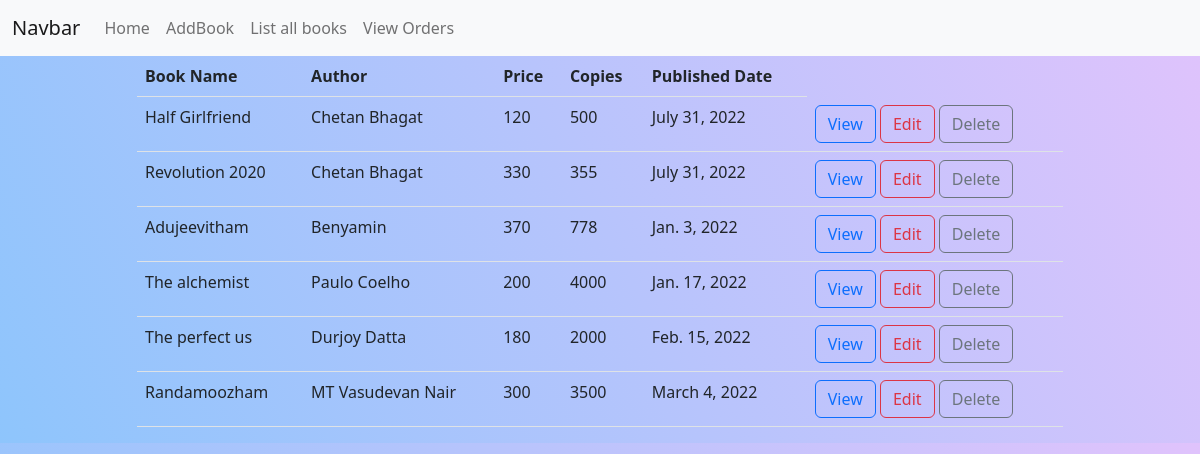
The page /owner/books/all (signed in) on the database its author committed.
### owner/models.py (models this page shows, shortened)
class Books(models.Model):
 book_name= models.CharField(max_length=120,unique=True)
 author=models.CharField(max_length=100)
 price=models.PositiveIntegerField()
 copies=models.PositiveIntegerField()
 published_date=models.DateField(null=True)
 image=models.ImageField(upload_to='images',null=True)

### owner/views.py (the view)
# urls.py: path("books/all",views.BookListView.as_view(),name='booklist'),
@method_decorator(owner_permission_required,name='dispatch')
class BookListView(ListView):
    model=Books
    context_object_name='books'
    template_name='booklist.html'

### owner/templates/booklist.html (shortened to what this page needs)
{%extends 'base.html'%}
{%block body_block%}
<div class="row">
    <div class="col-1"></div>
    <div class="col-10">
        <table class="table">
            <tr>
                <th>Book Name</th>
                <th>Author</th>
                <th>Price</th>
                <th>Copies</th>
                <th>Published Date</th>
            </tr>
            {%for book in books%}
            <tr>
                <td>{{book.book_name}}</td>
                <td>{{book.author}}</td>
                <td>{{book.price}}</td>
                <td>{{book.copies}}</td>
                <td>{{book.published_date}}</td>
                <td>
                    <a href="{%url 'bookdetail' book.id%}" class="btn btn-outline-primary">View</a>
                    <a href="{%url 'editbook' book.id%}" class="btn btn-outline-danger">Edit</a>
                    <a href="{%url 'removebook' book.id%}" class="btn btn-outline-secondary">Delete</a>
                </td>
            </tr>
            {%endfor%}
        </table>
    </div>
</div>
{%endblock%}

### owner/static/css/style1.css (style rules this page uses)
body { background-color: #8EC5FC; background-image: linear-gradient(62deg, #8EC5FC 0%, #E0C3FC 100%); }

### rows shown on the page
Books: book_name "Half Girlfriend", author "Chetan Bhagat", price "120", copies "500", published_date "July 31, 2022"
Books: book_name "Revolution 2020", author "Chetan Bhagat", price "330", copies "355", published_date "July 31, 2022"
Books: book_name "Adujeevitham", author "Benyamin", price "370", copies "778", published_date "Jan. 3, 2022"
Books: book_name "The alchemist", author "Paulo Coelho", price "200", copies "4000", published_date "Jan. 17, 2022"
Books: book_name "The perfect us", author "Durjoy Datta", price "180", copies "2000", published_date "Feb. 15, 2022"
Books: book_name "Randamoozham", author "MT Vasudevan Nair", price "300", copies "3500", published_date "March 4, 2022"
